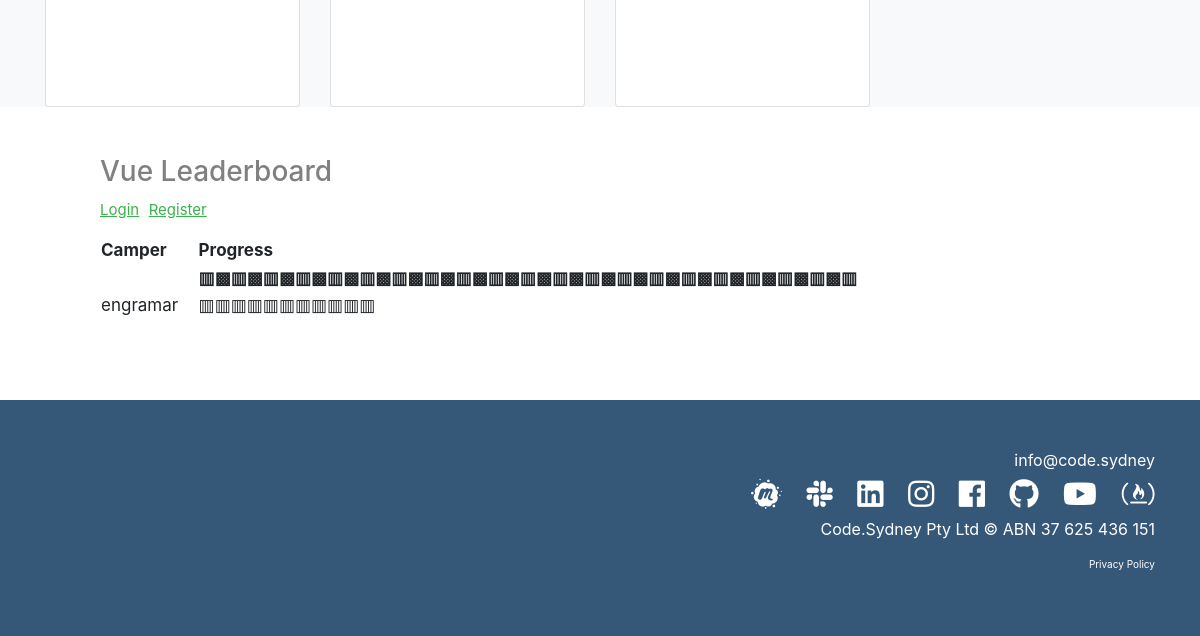
The page /vue (lower part) on the database as committed earlier.
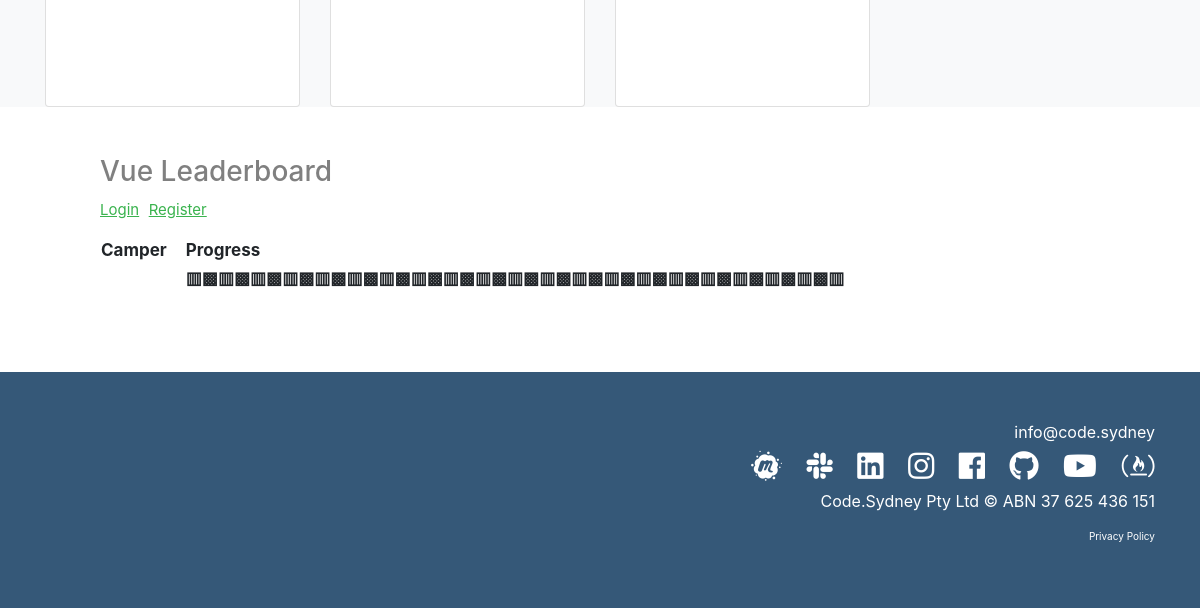
The same page on the database as committed later.
### tables this page shows
CREATE TABLE "vuedashboardtable" (
	"Name"	TEXT,
	"Email"	TEXT,
	"Password"	TEXT,
	"Completed_Count"	INTEGER,
	"A1"	TEXT,
	"A2"	TEXT,
	"A3"	TEXT,
	"A4"	TEXT,
	"A5"	TEXT,
	"A6"	TEXT,
	"A7"	TEXT,
	"A8"	TEXT,
	"A9"	TEXT,
	"A10"	TEXT,
	"A11"	TEXT,
	PRIMARY KEY("Email")
);

### app.py (the view)
@app.route('/vue', methods=['GET', 'POST'])
def microbootcamp():
    db = get_db()
    fccamperslist = []
    try:
        cur = db.execute('SELECT Name, Email, Password, Completed_Count, \
                                 A1, A2, A3, A4, A5, A6, A7, A8, A9, A10, A11 \
                            from vuedashboardtable \
                            order by Completed_Count desc')
    except Exception as e:
        print('Exception: ',e)
    res = cur.fetchall()
    for row in res:
        statuslisttemp = []
        name  = row[0]
        for i in range(4,15):
            status = row[i]
            if status == 'Completed':
                statuslisttemp.append('▩')
            else:
                statuslisttemp.append('▥')
        statuslist = "".join(str(x) for x in statuslisttemp)
        name_string = "".join(str(name))
        selected_fields = [name_string,statuslist]
        fccamperslist.append(selected_fields)
    return render_template('vue.html',
                           fccamperslist=fccamperslist)

### database.py (called while the page is built)
def connect_db():
    sql = sqlite3.connect('/home/engramar/codesydneywebsite/codesydney.db')
    sql.row_factory = sqlite3.Row
    return sql

def get_db():
    if not hasattr(g, 'sqlite_db'):
        g.sqlite_db = connect_db()
    return g.sqlite_db

### templates/vue.html (shortened to what this page needs)
{% extends 'layout.html' %}
{% block content %}
  <br/>
  <br/>
<br/>
 <br/>
  <section id="authors" class="my-5 text-center bg-light">
    <div class="container">
      <div class="row">
        <div class="col-lg-3 col-md-6">
          <div class="card h-100">
            <div class="card-body">
              <div class="d-flex justify-content-center">
                <div class="p-4">
                </div>
              </div>
            </div>
          </div>
        </div>
        <div class="col-lg-3 col-md-6">
          <div class="card h-100">
            <div class="card-body">
              <div class="d-flex justify-content-center">
                <div class="p-4">
                </div>
              </div>
            </div>
          </div>
        </div>
        <div class="col-lg-3 col-md-6">
          <div class="card h-100">
            <div class="card-body">
              <div class="d-flex justify-content-center">
                <div class="p-4">
                  <a href="https://www.linkedin.com/in/promie-yutasane-74a024140/" target="_blank">
                    <i class="fab fa-linkedin"></i>
                  </a>
                </div>
              </div>
            </div>
          </div>
        </div>
      </div>
    </div>
  </section>
<h3 style="margin-left:100px; color: gray">Vue Leaderboard</h3>
<p>
  <a href="{{ url_for('vueleaderboardlogin') }}" style="font-size:15px;color:rgb(58, 179, 78);margin-left:100px"><u>Login</u></a>
  <a href="{{ url_for('vueleaderboardregister') }}" style="font-size:15px;color:rgb(58, 179, 78);margin-left:5px"><u>Register</u></a>
</p>
<div>
  <table style="font-size:17px;width:76%;text-align:left;font-weight:normal;margin-left:100px" border="0">
  <tr>
    <th>Camper</th>
    <th>Progress</th>
  </tr>
  <tr>
    <th></th>
    <th>▥▩▥▩▥▩▥▩▥▩▥▩▥▩▥▩▥▩▥▩▥▩▥▩▥▩▥▩▥▩▥▩▥▩▥▩▥▩▥▩▥</th>
  </tr>
  {% for fccampers in fccamperslist %}
  <tr>
    <td>{% print fccampers[0] %}</td>
    <td>{% print fccampers[1] %}</td>
  </tr>
  {% endfor %}
  </table>
</div>
{% endblock content %}

### templates/layout.html (shortened to what this page needs)
<!DOCTYPE html>
<html lang="en">
<head>
  <link rel="stylesheet" href="https://use.fontawesome.com/releases/v5.0.13/css/all.css"
>
  <link rel="stylesheet" href="{{ url_for('static', filename='css/bootstrap.css') }}">
  <link rel="stylesheet" href="{{ url_for('static', filename='css/style.css') }}">
  <link rel="stylesheet" href="{{ url_for('static', filename='css/Data-Table-1.css') }}">
  <link rel="stylesheet" href="{{ url_for('static', filename='css/Data-Table.css') }}">
  <link rel="stylesheet" href="https://cdn.datatables.net/1.10.15/css/dataTables.bootstrap.min.css">
</head>
<body id="home" data-spy="scroll" data-target="#main-nav" data-offset="100">
    {% block content %}{% endblock %}
    {% include 'includes/_footer.html' %}
</body>
</html>

### templates/includes/_footer.html
  <footer id="main-footer" class="py-5 bg-primary text-white">
    <div class="container">
      <div class="row text-center">
        <div class="col-md-6 ml-auto text-right">
            <div>
                <a href="mailto:info@code.sydney?Subject=Enquiry" target="_top" class="no-deco">info@code.sydney</a>
            </div>
            <a href="https://www.meetup.com/Sydney-Volunteer-Programmers/" target="_blank" class="font-icon meetup-hover soc-media"><i class="fab fa-meetup"></i></a>
            <a href="https://join.slack.com/t/codesydney/shared_invite/enQtMzA4ODcyOTUyMDY0LTFlZDAyZjgwZmIzY2VmMzA0MjllOWI3YmE1NGZiNzQ5NGNmNjlhMGE5MTE1ZDA2NTU2OGRkZWQyYTQ3NDZmZGM" target="_blank" class="font-icon slack-hover soc-media"><i class="fab fa-slack"></i></a>
            <a href="https://www.linkedin.com/company/code.sydney/" target="_blank" class="font-icon linkedin-hover soc-media"><i class="fab fa-linkedin"></i></a>
            <a href="https://www.instagram.com/code.sydney/" target="_blank" class="font-icon instagram-hover soc-media"><i class="fab fa-instagram"></i></a>
            <a href="https://www.facebook.com/codesyd/" target="_blank" class="font-icon facebook-hover soc-media"><i class="fab fa-facebook"></i></a>
            <a href="https://github.com/codesydney" target="_blank" class="font-icon github-hover soc-media"><i class="fab fa-github"></i></a>
            <a href="https://www.youtube.com/channel/UCnOp_l8-EX3c-q2Tlj-2Iyw" target="_blank" class="font-icon youtube-hover soc-media"><i class="fab fa-youtube"></i></a>
            <a href="http://www.freecodecampsydney.org/" target="_blank" class="font-icon freecodecamp-hover soc-media"><i class="fab fa-free-code-camp"></i></a>
          <p>
            Code.Sydney Pty Ltd &copy {{ year }} ABN 37 625 436 151
          </p>
          <p style="font-size: 10px">
              <a style="color:white;" href="{{ url_for('static', filename='pdf/Code.Sydney_Website_Privacy_Policy.pdf') }}" target="_blank">Privacy Policy</a>
          </p>
        </div>
      </div>
    </div>
  </footer>

### static/css/style.css (style rules this page uses)
body { margin-top: 105px; }
.no-deco { text-decoration: none; color: #fff; }
.soc-media { padding-left: 20px; }
.font-icon { text-decoration: none; color: white; font-size: 30px; }
#authors .fab { color: #fff; }

Rows that differ between the two databases and show on the page:
removed vuedashboardtable: Name "engramar", print "▥▥▥▥▥▥▥▥▥▥▥"
